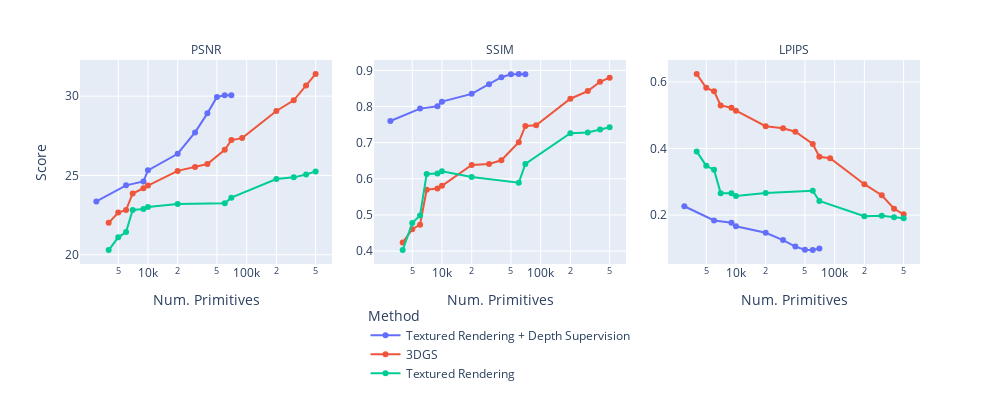
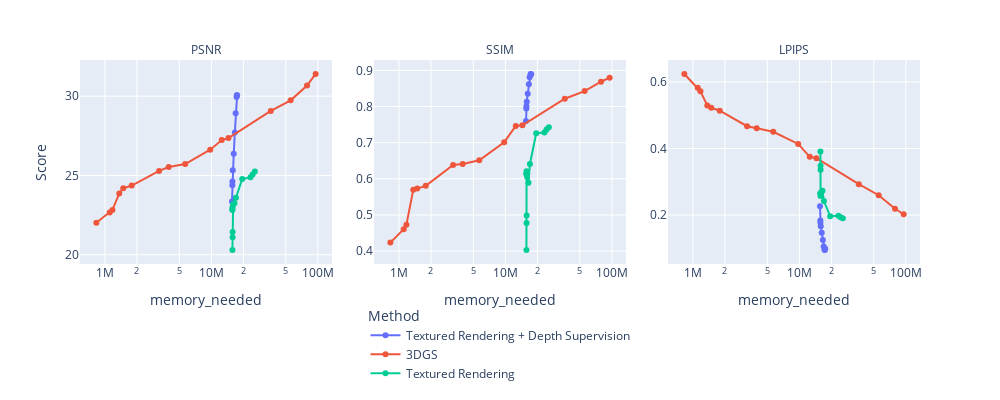

Here is the notebook cell these charts were saved with, in order:
### Code cell
plot_data = []
df = results_df[results_df.groupby(["scene_name","run"])["PSNR"].cummax()==results_df["PSNR"]]
max_gaussians_list = (list(range(2000,10000,1000))+list(range(10000,100000,10000))+list(range(100000,600000,100000)))
for max_gaussians_last, max_gaussians in zip(max_gaussians_list[:-1],max_gaussians_list[1:]):
    ldf = df[(df["num_gaussians"]<=max_gaussians)]
    ldf = ldf.loc[ldf.groupby(["scene_name","run"])["PSNR"].idxmax()][["PSNR","LPIPS","SSIM","run","num_gaussians","memory_needed"]]
    ldf = ldf.groupby("run").mean().reset_index()
    # ldf = ldf.groupby("run").apply(lambda x: x.groupby("scene")[["PSNR","SSIM","LPIPS"]].max()).max().reset_index()
    ldf["num_gaussians"] = max_gaussians
    #print(ldf)
    plot_data.append(ldf)

plot_data = pd.concat(plot_data).reset_index(drop=True)
plot_data = plot_data.loc[list(plot_data.groupby("PSNR")["num_gaussians"].idxmin())]#+list(plot_data.groupby("run")["num_gaussians"].idxmax())]

plot_data = plot_data[plot_data["run"].apply(lambda x: x in ["normaltexture","depthtexture","normalnormal"])]
plot_data["run"] = plot_data["run"].apply(lambda x: {
    "normaltexture": "Textured Rendering",
    "depthtexture": "Textured Rendering + Depth Supervision",
    "depthtexture_per_gaussian": "Textured Rendering Multi Sample + Depth Supervision",
    "normaltexture_per_gaussian": "Textured Rendering Multi Sample",
    "normalnormal":"3DGS"
}[x])

# plot_data = plot_data[plot_data["run"].apply(lambda x: x in ["depthtexture_per_gaussian","depthtexture"])]
# plot_data["run"] = plot_data["run"].apply(lambda x: {
#     "depthtexture": "Single Sample Textured Rendering",
#     "depthtexture_per_gaussian": "Multi Sample Textured Rendering",
# }[x])

for x_name in ["num_gaussians","memory_needed"]:
    fig = px.line(
        plot_data[["PSNR","SSIM","LPIPS"]].stack().to_frame().reset_index(1).merge(plot_data,left_index=True,right_index=True),
        x=x_name,
        y=0,
        color="run",
        log_x=True,
        facet_col="level_1",
        facet_col_spacing=0.05,
        labels={
            "0": "Score",
            "num_gaussians": "Num. Primitives",
            "run": "Method"
        },
        markers=True
    )
    # import plotly.graph_objects as go
    # fig = go.Figure(data=fig.data + fig2.data)

    fig.update_yaxes(matches=None)
    fig.for_each_yaxis(lambda yaxis: yaxis.update(showticklabels=True))
    fig.update_layout(legend=dict(
        yanchor="middle",
        y=-0.4,
        xanchor="center",
        x=0.5
    ))
    fig.for_each_annotation(lambda a: a.update(text=a.text.split("=")[-1]))
    fig.update_layout( autosize=False, width=1000, height=400)
    fig.write_image(f"../figures/compare_multisample_plot_{x_name}.pdf")
    fig.show()

### Figure 1 — Plotly figure (JSON) as saved in the notebook; plotly's stock layout.template omitted (floating-point values rounded to 4 significant figures)
{"data": [{"hovertemplate": "Method=Textured Rendering + Depth Supervision<br>level_1=PSNR<br>Num. Primitives=%{x}<br>Score=%{y}<extra></extra>", "legendgroup": "Textured Rendering + Depth Supervision", "line": {"color": "#636efa", "dash": "solid"}, "marker": {"symbol": "circle"}, "mode": "lines+markers", "name": "Textured Rendering + Depth Supervision", "orientation": "v", "showlegend": true, "type": "scatter", "x": [3000, 6000, 9000, 10000, 20000, 30000, 40000, 50000, 60000, 70000], "xaxis": "x", "y": [23.36, 24.38, 24.63, 25.32, 26.37, 27.72, 28.92, 29.95, 30.06, 30.06], "yaxis": "y"}, {"hovertemplate": "Method=Textured Rendering + Depth Supervision<br>level_1=SSIM<br>Num. Primitives=%{x}<br>Score=%{y}<extra></extra>", "legendgroup": "Textured Rendering + Depth Supervision", "line": {"color": "#636efa", "dash": "solid"}, "marker": {"symbol": "circle"}, "mode": "lines+markers", "name": "Textured Rendering + Depth Supervision", "orientation": "v", "showlegend": false, "type": "scatter", "x": [3000, 6000, 9000, 10000, 20000, 30000, 40000, 50000, 60000, 70000], "xaxis": "x2", "y": [0.7599, 0.7942, 0.8006, 0.8134, 0.835, 0.8618, 0.8809, 0.8891, 0.89, 0.8891], "yaxis": "y2"}, {"hovertemplate": "Method=Textured Rendering + Depth Supervision<br>level_1=LPIPS<br>Num. Primitives=%{x}<br>Score=%{y}<extra></extra>", "legendgroup": "Textured Rendering + Depth Supervision", "line": {"color": "#636efa", "dash": "solid"}, "marker": {"symbol": "circle"}, "mode": "lines+markers", "name": "Textured Rendering + Depth Supervision", "orientation": "v", "showlegend": false, "type": "scatter", "x": [3000, 6000, 9000, 10000, 20000, 30000, 40000, 50000, 60000, 70000], "xaxis": "x3", "y": [0.2267, 0.1839, 0.1772, 0.1668, 0.1471, 0.1251, 0.1056, 0.09631, 0.09521, 0.1001], "yaxis": "y3"}, {"hovertemplate": "Method=3DGS<br>level_1=PSNR<br>Num. Primitives=%{x}<br>Score=%{y}<extra></extra>", "legendgroup": "3DGS", "line": {"color": "#EF553B", "dash": "solid"}, "marker": {"symbol": "circle"}, "mode": "lines+markers", "name": "3DGS", "orientation": "v", "showlegend": true, "type": "scatter", "x": [4000, 5000, 6000, 7000, 9000, 10000, 20000, 30000, 40000, 60000, 70000, 90000, 200000, 300000, 400000, 500000], "xaxis": "x", "y": [22.01, 22.66, 22.82, 23.86, 24.19, 24.37, 25.29, 25.54, 25.72, 26.62, 27.23, 27.36, 29.07, 29.74, 30.67, 31.4], "yaxis": "y"}, {"hovertemplate": "Method=3DGS<br>level_1=SSIM<br>Num. Primitives=%{x}<br>Score=%{y}<extra></extra>", "legendgroup": "3DGS", "line": {"color": "#EF553B", "dash": "solid"}, "marker": {"symbol": "circle"}, "mode": "lines+markers", "name": "3DGS", "orientation": "v", "showlegend": false, "type": "scatter", "x": [4000, 5000, 6000, 7000, 9000, 10000, 20000, 30000, 40000, 60000, 70000, 90000, 200000, 300000, 400000, 500000], "xaxis": "x2", "y": [0.4235, 0.4607, 0.4733, 0.5697, 0.5732, 0.5805, 0.6381, 0.6413, 0.6513, 0.7013, 0.7462, 0.7478, 0.8215, 0.8425, 0.8685, 0.8799], "yaxis": "y2"}, {"hovertemplate": "Method=3DGS<br>level_1=LPIPS<br>Num. Primitives=%{x}<br>Score=%{y}<extra></extra>", "legendgroup": "3DGS", "line": {"color": "#EF553B", "dash": "solid"}, "marker": {"symbol": "circle"}, "mode": "lines+markers", "name": "3DGS", "orientation": "v", "showlegend": false, "type": "scatter", "x": [4000, 5000, 6000, 7000, 9000, 10000, 20000, 30000, 40000, 60000, 70000, 90000, 200000, 300000, 400000, 500000], "xaxis": "x3", "y": [0.6238, 0.5821, 0.5719, 0.5293, 0.5222, 0.5134, 0.467, 0.4606, 0.4504, 0.4137, 0.375, 0.371, 0.2929, 0.2598, 0.2191, 0.2026], "yaxis": "y3"}, {"hovertemplate": "Method=Textured Rendering<br>level_1=PSNR<br>Num. Primitives=%{x}<br>Score=%{y}<extra></extra>", "legendgroup": "Textured Rendering", "line": {"color": "#00cc96", "dash": "solid"}, "marker": {"symbol": "circle"}, "mode": "lines+markers", "name": "Textured Rendering", "orientation": "v", "showlegend": true, "type": "scatter", "x": [4000, 5000, 6000, 7000, 9000, 10000, 20000, 60000, 70000, 200000, 300000, 400000, 500000], "xaxis": "x", "y": [20.3, 21.1, 21.43, 22.82, 22.88, 23.02, 23.21, 23.25, 23.6, 24.77, 24.88, 25.06, 25.26], "yaxis": "y"}, {"hovertemplate": "Method=Textured Rendering<br>level_1=SSIM<br>Num. Primitives=%{x}<br>Score=%{y}<extra></extra>", "legendgroup": "Textured Rendering", "line": {"color": "#00cc96", "dash": "solid"}, "marker": {"symbol": "circle"}, "mode": "lines+markers", "name": "Textured Rendering", "orientation": "v", "showlegend": false, "type": "scatter", "x": [4000, 5000, 6000, 7000, 9000, 10000, 20000, 60000, 70000, 200000, 300000, 400000, 500000], "xaxis": "x2", "y": [0.4029, 0.4775, 0.4988, 0.6132, 0.6145, 0.6207, 0.6047, 0.589, 0.6411, 0.7261, 0.7283, 0.7362, 0.7424], "yaxis": "y2"}, {"hovertemplate": "Method=Textured Rendering<br>level_1=LPIPS<br>Num. Primitives=%{x}<br>Score=%{y}<extra></extra>", "legendgroup": "Textured Rendering", "line": {"color": "#00cc96", "dash": "solid"}, "marker": {"symbol": "circle"}, "mode": "lines+markers", "name": "Textured Rendering", "orientation": "v", "showlegend": false, "type": "scatter", "x": [4000, 5000, 6000, 7000, 9000, 10000, 20000, 60000, 70000, 200000, 300000, 400000, 500000], "xaxis": "x3", "y": [0.3914, 0.3479, 0.3364, 0.266, 0.2654, 0.2573, 0.2667, 0.2734, 0.2424, 0.1965, 0.1981, 0.1935, 0.1904], "yaxis": "y3"}], "layout": {"annotations": [{"font": {}, "showarrow": false, "text": "PSNR", "x": 0.15, "xanchor": "center", "xref": "paper", "y": 1, "yanchor": "bottom", "yref": "paper"}, {"font": {}, "showarrow": false, "text": "SSIM", "x": 0.5, "xanchor": "center", "xref": "paper", "y": 1, "yanchor": "bottom", "yref": "paper"}, {"font": {}, "showarrow": false, "text": "LPIPS", "x": 0.85, "xanchor": "center", "xref": "paper", "y": 1, "yanchor": "bottom", "yref": "paper"}], "autosize": false, "height": 400, "legend": {"title": {"text": "Method"}, "tracegroupgap": 0, "x": 0.5, "xanchor": "center", "y": -0.4, "yanchor": "middle"}, "margin": {"t": 60}, "width": 1000, "xaxis": {"anchor": "y", "domain": [0, 0.3], "title": {"text": "Num. Primitives"}, "type": "log"}, "xaxis2": {"anchor": "y2", "domain": [0.35, 0.65], "matches": "x", "title": {"text": "Num. Primitives"}, "type": "log"}, "xaxis3": {"anchor": "y3", "domain": [0.7, 1], "matches": "x", "title": {"text": "Num. Primitives"}, "type": "log"}, "yaxis": {"anchor": "x", "domain": [0, 1], "showticklabels": true, "title": {"text": "Score"}}, "yaxis2": {"anchor": "x2", "domain": [0, 1], "showticklabels": true}, "yaxis3": {"anchor": "x3", "domain": [0, 1], "showticklabels": true}}}

### Figure 2 — Plotly figure (JSON) as saved in the notebook; plotly's stock layout.template omitted (floating-point values rounded to 4 significant figures)
{"data": [{"hovertemplate": "Method=Textured Rendering + Depth Supervision<br>level_1=PSNR<br>memory_needed=%{x}<br>Score=%{y}<extra></extra>", "legendgroup": "Textured Rendering + Depth Supervision", "line": {"color": "#636efa", "dash": "solid"}, "marker": {"symbol": "circle"}, "mode": "lines+markers", "name": "Textured Rendering + Depth Supervision", "orientation": "v", "showlegend": true, "type": "scatter", "x": [15607000, 15727945, 15759933, 15869867, 16206335, 16600333, 16894869, 17225441, 17327642, 17445001], "xaxis": "x", "y": [23.36, 24.38, 24.63, 25.32, 26.37, 27.72, 28.92, 29.95, 30.06, 30.06], "yaxis": "y"}, {"hovertemplate": "Method=Textured Rendering + Depth Supervision<br>level_1=SSIM<br>memory_needed=%{x}<br>Score=%{y}<extra></extra>", "legendgroup": "Textured Rendering + Depth Supervision", "line": {"color": "#636efa", "dash": "solid"}, "marker": {"symbol": "circle"}, "mode": "lines+markers", "name": "Textured Rendering + Depth Supervision", "orientation": "v", "showlegend": false, "type": "scatter", "x": [15607000, 15727945, 15759933, 15869867, 16206335, 16600333, 16894869, 17225441, 17327642, 17445001], "xaxis": "x2", "y": [0.7599, 0.7942, 0.8006, 0.8134, 0.835, 0.8618, 0.8809, 0.8891, 0.89, 0.8891], "yaxis": "y2"}, {"hovertemplate": "Method=Textured Rendering + Depth Supervision<br>level_1=LPIPS<br>memory_needed=%{x}<br>Score=%{y}<extra></extra>", "legendgroup": "Textured Rendering + Depth Supervision", "line": {"color": "#636efa", "dash": "solid"}, "marker": {"symbol": "circle"}, "mode": "lines+markers", "name": "Textured Rendering + Depth Supervision", "orientation": "v", "showlegend": false, "type": "scatter", "x": [15607000, 15727945, 15759933, 15869867, 16206335, 16600333, 16894869, 17225441, 17327642, 17445001], "xaxis": "x3", "y": [0.2267, 0.1839, 0.1772, 0.1668, 0.1471, 0.1251, 0.1056, 0.09631, 0.09521, 0.1001], "yaxis": "y3"}, {"hovertemplate": "Method=3DGS<br>level_1=PSNR<br>memory_needed=%{x}<br>Score=%{y}<extra></extra>", "legendgroup": "3DGS", "line": {"color": "#EF553B", "dash": "solid"}, "marker": {"symbol": "circle"}, "mode": "lines+markers", "name": "3DGS", "orientation": "v", "showlegend": true, "type": "scatter", "x": [830900.0, 1109000.0, 1176000.0, 1364139, 1485738, 1786697, 3225884, 3971644, 5677393, 9741962, 12509416, 14460015, 36112720, 55493984, 79058643, 95265648], "xaxis": "x", "y": [22.01, 22.66, 22.82, 23.86, 24.19, 24.37, 25.29, 25.54, 25.72, 26.62, 27.23, 27.36, 29.07, 29.74, 30.67, 31.4], "yaxis": "y"}, {"hovertemplate": "Method=3DGS<br>level_1=SSIM<br>memory_needed=%{x}<br>Score=%{y}<extra></extra>", "legendgroup": "3DGS", "line": {"color": "#EF553B", "dash": "solid"}, "marker": {"symbol": "circle"}, "mode": "lines+markers", "name": "3DGS", "orientation": "v", "showlegend": false, "type": "scatter", "x": [830900.0, 1109000.0, 1176000.0, 1364139, 1485738, 1786697, 3225884, 3971644, 5677393, 9741962, 12509416, 14460015, 36112720, 55493984, 79058643, 95265648], "xaxis": "x2", "y": [0.4235, 0.4607, 0.4733, 0.5697, 0.5732, 0.5805, 0.6381, 0.6413, 0.6513, 0.7013, 0.7462, 0.7478, 0.8215, 0.8425, 0.8685, 0.8799], "yaxis": "y2"}, {"hovertemplate": "Method=3DGS<br>level_1=LPIPS<br>memory_needed=%{x}<br>Score=%{y}<extra></extra>", "legendgroup": "3DGS", "line": {"color": "#EF553B", "dash": "solid"}, "marker": {"symbol": "circle"}, "mode": "lines+markers", "name": "3DGS", "orientation": "v", "showlegend": false, "type": "scatter", "x": [830900.0, 1109000.0, 1176000.0, 1364139, 1485738, 1786697, 3225884, 3971644, 5677393, 9741962, 12509416, 14460015, 36112720, 55493984, 79058643, 95265648], "xaxis": "x3", "y": [0.6238, 0.5821, 0.5719, 0.5293, 0.5222, 0.5134, 0.467, 0.4606, 0.4504, 0.4137, 0.375, 0.371, 0.2929, 0.2598, 0.2191, 0.2026], "yaxis": "y3"}, {"hovertemplate": "Method=Textured Rendering<br>level_1=PSNR<br>memory_needed=%{x}<br>Score=%{y}<extra></extra>", "legendgroup": "Textured Rendering", "line": {"color": "#00cc96", "dash": "solid"}, "marker": {"symbol": "circle"}, "mode": "lines+markers", "name": "Textured Rendering", "orientation": "v", "showlegend": true, "type": "scatter", "x": [15750000.0, 15810000.0, 15820000.0, 15729331, 15752002, 15808113, 16006091, 16473514, 16989480, 19471531, 23253023, 24364386, 25575563], "xaxis": "x", "y": [20.3, 21.1, 21.43, 22.82, 22.88, 23.02, 23.21, 23.25, 23.6, 24.77, 24.88, 25.06, 25.26], "yaxis": "y"}, {"hovertemplate": "Method=Textured Rendering<br>level_1=SSIM<br>memory_needed=%{x}<br>Score=%{y}<extra></extra>", "legendgroup": "Textured Rendering", "line": {"color": "#00cc96", "dash": "solid"}, "marker": {"symbol": "circle"}, "mode": "lines+markers", "name": "Textured Rendering", "orientation": "v", "showlegend": false, "type": "scatter", "x": [15750000.0, 15810000.0, 15820000.0, 15729331, 15752002, 15808113, 16006091, 16473514, 16989480, 19471531, 23253023, 24364386, 25575563], "xaxis": "x2", "y": [0.4029, 0.4775, 0.4988, 0.6132, 0.6145, 0.6207, 0.6047, 0.589, 0.6411, 0.7261, 0.7283, 0.7362, 0.7424], "yaxis": "y2"}, {"hovertemplate": "Method=Textured Rendering<br>level_1=LPIPS<br>memory_needed=%{x}<br>Score=%{y}<extra></extra>", "legendgroup": "Textured Rendering", "line": {"color": "#00cc96", "dash": "solid"}, "marker": {"symbol": "circle"}, "mode": "lines+markers", "name": "Textured Rendering", "orientation": "v", "showlegend": false, "type": "scatter", "x": [15750000.0, 15810000.0, 15820000.0, 15729331, 15752002, 15808113, 16006091, 16473514, 16989480, 19471531, 23253023, 24364386, 25575563], "xaxis": "x3", "y": [0.3914, 0.3479, 0.3364, 0.266, 0.2654, 0.2573, 0.2667, 0.2734, 0.2424, 0.1965, 0.1981, 0.1935, 0.1904], "yaxis": "y3"}], "layout": {"annotations": [{"font": {}, "showarrow": false, "text": "PSNR", "x": 0.15, "xanchor": "center", "xref": "paper", "y": 1, "yanchor": "bottom", "yref": "paper"}, {"font": {}, "showarrow": false, "text": "SSIM", "x": 0.5, "xanchor": "center", "xref": "paper", "y": 1, "yanchor": "bottom", "yref": "paper"}, {"font": {}, "showarrow": false, "text": "LPIPS", "x": 0.85, "xanchor": "center", "xref": "paper", "y": 1, "yanchor": "bottom", "yref": "paper"}], "autosize": false, "height": 400, "legend": {"title": {"text": "Method"}, "tracegroupgap": 0, "x": 0.5, "xanchor": "center", "y": -0.4, "yanchor": "middle"}, "margin": {"t": 60}, "width": 1000, "xaxis": {"anchor": "y", "domain": [0, 0.3], "title": {"text": "memory_needed"}, "type": "log"}, "xaxis2": {"anchor": "y2", "domain": [0.35, 0.65], "matches": "x", "title": {"text": "memory_needed"}, "type": "log"}, "xaxis3": {"anchor": "y3", "domain": [0.7, 1], "matches": "x", "title": {"text": "memory_needed"}, "type": "log"}, "yaxis": {"anchor": "x", "domain": [0, 1], "showticklabels": true, "title": {"text": "Score"}}, "yaxis2": {"anchor": "x2", "domain": [0, 1], "showticklabels": true}, "yaxis3": {"anchor": "x3", "domain": [0, 1], "showticklabels": true}}}
